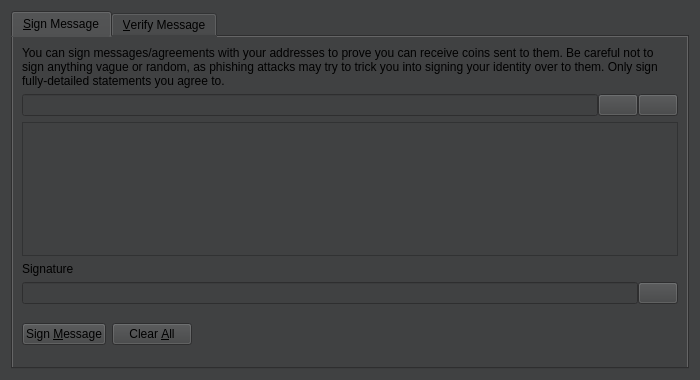
<?xml version="1.0" encoding="UTF-8"?>
<ui version="4.0">
 <class>SignVerifyMessageDialog</class>
 <widget class="QDialog" name="SignVerifyMessageDialog">
  <property name="geometry">
   <rect>
    <x>0</x>
    <y>0</y>
    <width>700</width>
    <height>380</height>
   </rect>
  </property>
  <property name="windowTitle">
   <string>Signatures - Sign / Verify a Message</string>
  </property>
  <property name="styleSheet">
   <string notr="true">background-color: rgb(64, 65, 66);</string>
  </property>
  <property name="modal">
   <bool>true</bool>
  </property>
  <layout class="QVBoxLayout" name="verticalLayout">
   <item>
    <widget class="QTabWidget" name="tabWidget">
     <property name="currentIndex">
      <number>0</number>
     </property>
     <widget class="QWidget" name="tabSignMessage">
      <attribute name="title">
       <string>&amp;Sign Message</string>
      </attribute>
      <layout class="QVBoxLayout" name="verticalLayout_SM">
       <item>
        <widget class="QLabel" name="infoLabel_SM">
         <property name="text">
          <string>You can sign messages/agreements with your addresses to prove you can receive coins sent to them. Be careful not to sign anything vague or random, as phishing attacks may try to trick you into signing your identity over to them. Only sign fully-detailed statements you agree to.</string>
         </property>
         <property name="textFormat">
          <enum>Qt::PlainText</enum>
         </property>
         <property name="wordWrap">
          <bool>true</bool>
         </property>
        </widget>
       </item>
       <item>
        <layout class="QHBoxLayout" name="horizontalLayout_1_SM">
         <property name="spacing">
          <number>0</number>
         </property>
         <item>
          <widget class="QValidatedLineEdit" name="addressIn_SM">
           <property name="toolTip">
            <string>The Vaporum address to sign the message with</string>
           </property>
          </widget>
         </item>
         <item>
          <widget class="QPushButton" name="addressBookButton_SM">
           <property name="toolTip">
            <string>Choose previously used address</string>
           </property>
           <property name="text">
            <string/>
           </property>
           <property name="icon">
            <iconset resource="../vaporum.qrc">
             <normaloff>:/icons/address-book</normaloff>:/icons/address-book</iconset>
           </property>
           <property name="shortcut">
            <string>Alt+A</string>
           </property>
           <property name="autoDefault">
            <bool>false</bool>
           </property>
          </widget>
         </item>
         <item>
          <widget class="QPushButton" name="pasteButton_SM">
           <property name="toolTip">
            <string>Paste address from clipboard</string>
           </property>
           <property name="text">
            <string/>
           </property>
           <property name="icon">
            <iconset resource="../vaporum.qrc">
             <normaloff>:/icons/editpaste</normaloff>:/icons/editpaste</iconset>
           </property>
           <property name="shortcut">
            <string>Alt+P</string>
           </property>
           <property name="autoDefault">
            <bool>false</bool>
           </property>
          </widget>
         </item>
        </layout>
       </item>
       <item>
        <widget class="QPlainTextEdit" name="messageIn_SM">
         <property name="toolTip">
          <string>Enter the message you want to sign here</string>
         </property>
        </widget>
       </item>
       <item>
        <widget class="QLabel" name="signatureLabel_SM">
         <property name="text">
          <string>Signature</string>
         </property>
         <property name="textFormat">
          <enum>Qt::PlainText</enum>
         </property>
        </widget>
       </item>
       <item>
        <layout class="QHBoxLayout" name="horizontalLayout_2_SM">
         <property name="spacing">
          <number>0</number>
         </property>
         <item>
          <widget class="QLineEdit" name="signatureOut_SM">
           <property name="font">
            <font>
             <italic>true</italic>
            </font>
           </property>
           <property name="readOnly">
            <bool>true</bool>
           </property>
          </widget>
         </item>
         <item>
          <widget class="QPushButton" name="copySignatureButton_SM">
           <property name="toolTip">
            <string>Copy the current signature to the system clipboard</string>
           </property>
           <property name="text">
            <string/>
           </property>
           <property name="icon">
            <iconset resource="../vaporum.qrc">
             <normaloff>:/icons/editcopy</normaloff>:/icons/editcopy</iconset>
           </property>
           <property name="autoDefault">
            <bool>false</bool>
           </property>
          </widget>
         </item>
        </layout>
       </item>
       <item>
        <layout class="QHBoxLayout" name="horizontalLayout_3_SM">
         <item>
          <widget class="QPushButton" name="signMessageButton_SM">
           <property name="toolTip">
            <string>Sign the message to prove you own this Vaporum address</string>
           </property>
           <property name="text">
            <string>Sign &amp;Message</string>
           </property>
           <property name="icon">
            <iconset resource="../vaporum.qrc">
             <normaloff>:/icons/edit</normaloff>:/icons/edit</iconset>
           </property>
           <property name="autoDefault">
            <bool>false</bool>
           </property>
          </widget>
         </item>
         <item>
          <widget class="QPushButton" name="clearButton_SM">
           <property name="toolTip">
            <string>Reset all sign message fields</string>
           </property>
           <property name="text">
            <string>Clear &amp;All</string>
           </property>
           <property name="icon">
            <iconset resource="../vaporum.qrc">
             <normaloff>:/icons/remove</normaloff>:/icons/remove</iconset>
           </property>
           <property name="autoDefault">
            <bool>false</bool>
           </property>
          </widget>
         </item>
         <item>
          <spacer name="horizontalSpacer_1_SM">
           <property name="orientation">
            <enum>Qt::Horizontal</enum>
           </property>
           <property name="sizeHint" stdset="0">
            <size>
             <width>40</width>
             <height>48</height>
            </size>
           </property>
          </spacer>
         </item>
         <item>
          <widget class="QLabel" name="statusLabel_SM">
           <property name="font">
            <font>
             <bold>true</bold>
            </font>
           </property>
           <property name="text">
            <string/>
           </property>
           <property name="wordWrap">
            <bool>true</bool>
           </property>
          </widget>
         </item>
         <item>
          <spacer name="horizontalSpacer_2_SM">
           <property name="orientation">
            <enum>Qt::Horizontal</enum>
           </property>
           <property name="sizeHint" stdset="0">
            <size>
             <width>40</width>
             <height>48</height>
            </size>
           </property>
          </spacer>
         </item>
        </layout>
       </item>
      </layout>
     </widget>
     <widget class="QWidget" name="tabVerifyMessage">
      <attribute name="title">
       <string>&amp;Verify Message</string>
      </attribute>
      <layout class="QVBoxLayout" name="verticalLayout_VM">
       <item>
        <widget class="QLabel" name="infoLabel_VM">
         <property name="text">
          <string>Enter the receiver's address, message (ensure you copy line breaks, spaces, tabs, etc. exactly) and signature below to verify the message. Be careful not to read more into the signature than what is in the signed message itself, to avoid being tricked by a man-in-the-middle attack. Note that this only proves the signing party receives with the address, it cannot prove sendership of any transaction!</string>
         </property>
         <property name="textFormat">
          <enum>Qt::PlainText</enum>
         </property>
         <property name="alignment">
          <set>Qt::AlignLeading|Qt::AlignLeft|Qt::AlignTop</set>
         </property>
         <property name="wordWrap">
          <bool>true</bool>
         </property>
        </widget>
       </item>
       <item>
        <layout class="QHBoxLayout" name="horizontalLayout_1_VM">
         <property name="spacing">
          <number>0</number>
         </property>
         <item>
          <widget class="QValidatedLineEdit" name="addressIn_VM">
           <property name="toolTip">
            <string>The Vaporum address the message was signed with</string>
           </property>
          </widget>
         </item>
         <item>
          <widget class="QPushButton" name="addressBookButton_VM">
           <property name="toolTip">
            <string>Choose previously used address</string>
           </property>
           <property name="text">
            <string/>
           </property>
           <property name="icon">
            <iconset resource="../vaporum.qrc">
             <normaloff>:/icons/address-book</normaloff>:/icons/address-book</iconset>
           </property>
           <property name="shortcut">
            <string>Alt+A</string>
           </property>
           <property name="autoDefault">
            <bool>false</bool>
           </property>
          </widget>
         </item>
        </layout>
       </item>
       <item>
        <widget class="QPlainTextEdit" name="messageIn_VM"/>
       </item>
       <item>
        <widget class="QValidatedLineEdit" name="signatureIn_VM"/>
       </item>
       <item>
        <layout class="QHBoxLayout" name="horizontalLayout_2_VM">
         <item>
          <widget class="QPushButton" name="verifyMessageButton_VM">
           <property name="toolTip">
            <string>Verify the message to ensure it was signed with the specified Vaporum address</string>
           </property>
           <property name="text">
            <string>Verify &amp;Message</string>
           </property>
           <property name="icon">
            <iconset resource="../vaporum.qrc">
             <normaloff>:/icons/transaction_0</normaloff>:/icons/transaction_0</iconset>
           </property>
           <property name="autoDefault">
            <bool>false</bool>
           </property>
          </widget>
         </item>
         <item>
          <widget class="QPushButton" name="clearButton_VM">
           <property name="toolTip">
            <string>Reset all verify message fields</string>
           </property>
           <property name="text">
            <string>Clear &amp;All</string>
           </property>
           <property name="icon">
            <iconset resource="../vaporum.qrc">
             <normaloff>:/icons/remove</normaloff>:/icons/remove</iconset>
           </property>
           <property name="autoDefault">
            <bool>false</bool>
           </property>
          </widget>
         </item>
         <item>
          <spacer name="horizontalSpacer_1_VM">
           <property name="orientation">
            <enum>Qt::Horizontal</enum>
           </property>
           <property name="sizeHint" stdset="0">
            <size>
             <width>40</width>
             <height>48</height>
            </size>
           </property>
          </spacer>
         </item>
         <item>
          <widget class="QLabel" name="statusLabel_VM">
           <property name="font">
            <font>
             <bold>true</bold>
            </font>
           </property>
           <property name="text">
            <string/>
           </property>
           <property name="wordWrap">
            <bool>true</bool>
           </property>
          </widget>
         </item>
         <item>
          <spacer name="horizontalSpacer_2_VM">
           <property name="orientation">
            <enum>Qt::Horizontal</enum>
           </property>
           <property name="sizeHint" stdset="0">
            <size>
             <width>40</width>
             <height>48</height>
            </size>
           </property>
          </spacer>
         </item>
        </layout>
       </item>
      </layout>
     </widget>
    </widget>
   </item>
  </layout>
 </widget>
 <customwidgets>
  <customwidget>
   <class>QValidatedLineEdit</class>
   <extends>QLineEdit</extends>
   <header>qvalidatedlineedit.h</header>
  </customwidget>
 </customwidgets>
 <resources>
  <include location="../vaporum.qrc"/>
 </resources>
 <connections/>
</ui>
